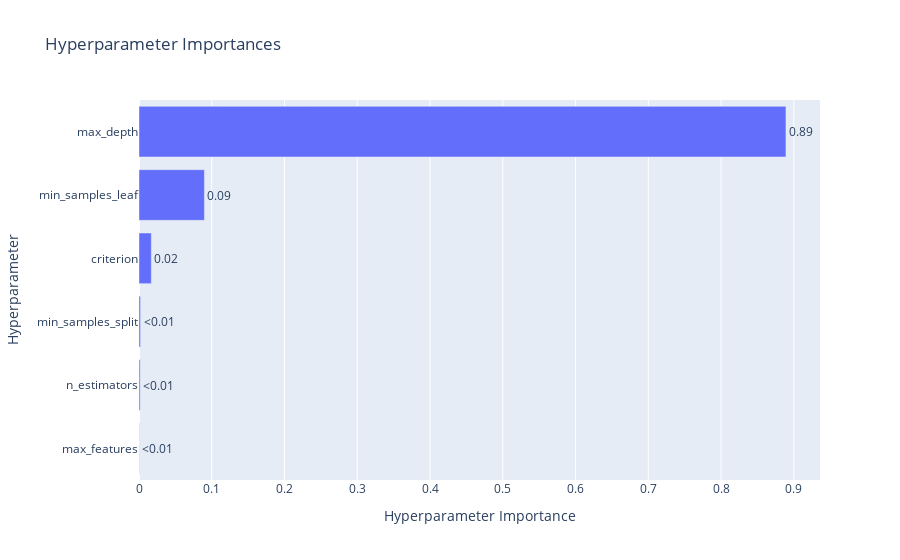

Here is the notebook cell this chart was saved with:
### Code cell
optuna.visualization.plot_param_importances(study)

### Figure 1 — Plotly figure (JSON) as saved in the notebook; plotly's stock layout.template omitted (floating-point values rounded to 4 significant figures)
{"data": [{"cliponaxis": false, "hovertemplate": ["max_features (CategoricalDistribution): 0.00027130076658537014<extra></extra>", "n_estimators (IntDistribution): 0.0015916089362806023<extra></extra>", "min_samples_split (IntDistribution): 0.0020993527930374435<extra></extra>", "criterion (CategoricalDistribution): 0.016958865275151624<extra></extra>", "min_samples_leaf (IntDistribution): 0.08989978396201184<extra></extra>", "max_depth (IntDistribution): 0.8891790882669331<extra></extra>"], "name": "Objective Value", "orientation": "h", "text": ["<0.01", "<0.01", "<0.01", "0.02", "0.09", "0.89"], "textposition": "outside", "type": "bar", "x": [0.0002713, 0.001592, 0.002099, 0.01696, 0.0899, 0.8892], "y": ["max_features", "n_estimators", "min_samples_split", "criterion", "min_samples_leaf", "max_depth"]}], "layout": {"title": {"text": "Hyperparameter Importances"}, "xaxis": {"title": {"text": "Hyperparameter Importance"}}, "yaxis": {"title": {"text": "Hyperparameter"}}}}
